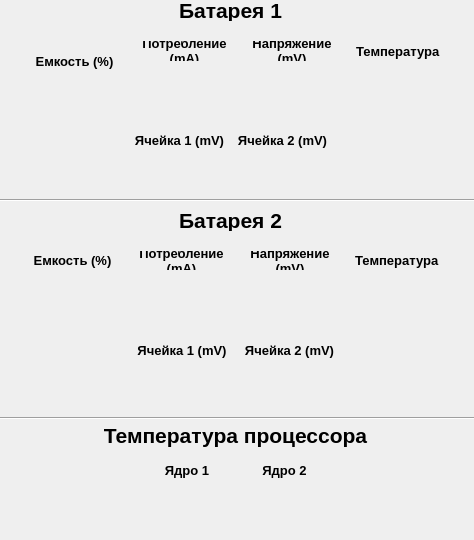
<?xml version="1.0" encoding="UTF-8"?>
<ui version="4.0">
 <class>MainWindow</class>
 <widget class="QMainWindow" name="MainWindow">
  <property name="geometry">
   <rect>
    <x>0</x>
    <y>0</y>
    <width>474</width>
    <height>540</height>
   </rect>
  </property>
  <property name="sizePolicy">
   <sizepolicy hsizetype="Fixed" vsizetype="Fixed">
    <horstretch>0</horstretch>
    <verstretch>0</verstretch>
   </sizepolicy>
  </property>
  <property name="minimumSize">
   <size>
    <width>474</width>
    <height>540</height>
   </size>
  </property>
  <property name="maximumSize">
   <size>
    <width>474</width>
    <height>540</height>
   </size>
  </property>
  <property name="focusPolicy">
   <enum>Qt::TabFocus</enum>
  </property>
  <property name="contextMenuPolicy">
   <enum>Qt::NoContextMenu</enum>
  </property>
  <property name="windowTitle">
   <string>Контроль батарей</string>
  </property>
  <property name="windowOpacity">
   <double>1.000000000000000</double>
  </property>
  <property name="styleSheet">
   <string notr="true"/>
  </property>
  <widget class="QWidget" name="centralWidget">
   <property name="styleSheet">
    <string notr="true"/>
   </property>
   <widget class="QWidget" name="verticalLayoutWidget">
    <property name="geometry">
     <rect>
      <x>10</x>
      <y>30</y>
      <width>451</width>
      <height>42</height>
     </rect>
    </property>
    <layout class="QHBoxLayout" name="horizontalLayout">
     <item>
      <widget class="QLabel" name="Capacity">
       <property name="enabled">
        <bool>true</bool>
       </property>
       <property name="sizePolicy">
        <sizepolicy hsizetype="Preferred" vsizetype="Preferred">
         <horstretch>0</horstretch>
         <verstretch>0</verstretch>
        </sizepolicy>
       </property>
       <property name="minimumSize">
        <size>
         <width>107</width>
         <height>40</height>
        </size>
       </property>
       <property name="maximumSize">
        <size>
         <width>107</width>
         <height>16637</height>
        </size>
       </property>
       <property name="font">
        <font>
         <pointsize>10</pointsize>
         <weight>75</weight>
         <bold>true</bold>
        </font>
       </property>
       <property name="styleSheet">
        <string notr="true"/>
       </property>
       <property name="locale">
        <locale language="English" country="UnitedStates"/>
       </property>
       <property name="frameShape">
        <enum>QFrame::NoFrame</enum>
       </property>
       <property name="frameShadow">
        <enum>QFrame::Plain</enum>
       </property>
       <property name="text">
        <string>Емкость (%)</string>
       </property>
       <property name="scaledContents">
        <bool>false</bool>
       </property>
       <property name="alignment">
        <set>Qt::AlignCenter</set>
       </property>
       <property name="wordWrap">
        <bool>true</bool>
       </property>
      </widget>
     </item>
     <item>
      <widget class="QLabel" name="Voltage">
       <property name="minimumSize">
        <size>
         <width>0</width>
         <height>0</height>
        </size>
       </property>
       <property name="maximumSize">
        <size>
         <width>107</width>
         <height>16637</height>
        </size>
       </property>
       <property name="font">
        <font>
         <pointsize>10</pointsize>
         <weight>75</weight>
         <bold>true</bold>
        </font>
       </property>
       <property name="styleSheet">
        <string notr="true"/>
       </property>
       <property name="locale">
        <locale language="English" country="UnitedStates"/>
       </property>
       <property name="frameShape">
        <enum>QFrame::NoFrame</enum>
       </property>
       <property name="text">
        <string>Потребление (mA)</string>
       </property>
       <property name="scaledContents">
        <bool>false</bool>
       </property>
       <property name="alignment">
        <set>Qt::AlignCenter</set>
       </property>
       <property name="wordWrap">
        <bool>true</bool>
       </property>
      </widget>
     </item>
     <item>
      <widget class="QLabel" name="Current">
       <property name="minimumSize">
        <size>
         <width>0</width>
         <height>0</height>
        </size>
       </property>
       <property name="maximumSize">
        <size>
         <width>107</width>
         <height>16637</height>
        </size>
       </property>
       <property name="font">
        <font>
         <pointsize>10</pointsize>
         <weight>75</weight>
         <bold>true</bold>
        </font>
       </property>
       <property name="styleSheet">
        <string notr="true"/>
       </property>
       <property name="locale">
        <locale language="English" country="UnitedStates"/>
       </property>
       <property name="frameShape">
        <enum>QFrame::NoFrame</enum>
       </property>
       <property name="text">
        <string>Напряжение (mV)</string>
       </property>
       <property name="scaledContents">
        <bool>false</bool>
       </property>
       <property name="alignment">
        <set>Qt::AlignCenter</set>
       </property>
       <property name="wordWrap">
        <bool>true</bool>
       </property>
      </widget>
     </item>
     <item>
      <widget class="QLabel" name="Temperature">
       <property name="minimumSize">
        <size>
         <width>0</width>
         <height>0</height>
        </size>
       </property>
       <property name="maximumSize">
        <size>
         <width>107</width>
         <height>16637</height>
        </size>
       </property>
       <property name="font">
        <font>
         <pointsize>10</pointsize>
         <weight>75</weight>
         <bold>true</bold>
        </font>
       </property>
       <property name="styleSheet">
        <string notr="true"/>
       </property>
       <property name="locale">
        <locale language="English" country="UnitedStates"/>
       </property>
       <property name="frameShape">
        <enum>QFrame::NoFrame</enum>
       </property>
       <property name="text">
        <string>Температура </string>
       </property>
       <property name="scaledContents">
        <bool>false</bool>
       </property>
       <property name="alignment">
        <set>Qt::AlignCenter</set>
       </property>
       <property name="wordWrap">
        <bool>true</bool>
       </property>
      </widget>
     </item>
    </layout>
   </widget>
   <widget class="QWidget" name="verticalLayoutWidget_2">
    <property name="geometry">
     <rect>
      <x>10</x>
      <y>240</y>
      <width>451</width>
      <height>41</height>
     </rect>
    </property>
    <layout class="QHBoxLayout" name="horizontalLayout_5">
     <item>
      <widget class="QLabel" name="Capacity_2">
       <property name="enabled">
        <bool>true</bool>
       </property>
       <property name="sizePolicy">
        <sizepolicy hsizetype="Preferred" vsizetype="Preferred">
         <horstretch>0</horstretch>
         <verstretch>0</verstretch>
        </sizepolicy>
       </property>
       <property name="minimumSize">
        <size>
         <width>0</width>
         <height>0</height>
        </size>
       </property>
       <property name="maximumSize">
        <size>
         <width>107</width>
         <height>40</height>
        </size>
       </property>
       <property name="font">
        <font>
         <pointsize>10</pointsize>
         <weight>75</weight>
         <bold>true</bold>
        </font>
       </property>
       <property name="mouseTracking">
        <bool>true</bool>
       </property>
       <property name="styleSheet">
        <string notr="true"/>
       </property>
       <property name="locale">
        <locale language="English" country="UnitedStates"/>
       </property>
       <property name="frameShape">
        <enum>QFrame::NoFrame</enum>
       </property>
       <property name="text">
        <string>Емкость (%)</string>
       </property>
       <property name="alignment">
        <set>Qt::AlignCenter</set>
       </property>
       <property name="wordWrap">
        <bool>true</bool>
       </property>
      </widget>
     </item>
     <item>
      <widget class="QLabel" name="Voltage_2">
       <property name="sizePolicy">
        <sizepolicy hsizetype="Fixed" vsizetype="Fixed">
         <horstretch>0</horstretch>
         <verstretch>0</verstretch>
        </sizepolicy>
       </property>
       <property name="minimumSize">
        <size>
         <width>0</width>
         <height>0</height>
        </size>
       </property>
       <property name="maximumSize">
        <size>
         <width>107</width>
         <height>40</height>
        </size>
       </property>
       <property name="font">
        <font>
         <pointsize>10</pointsize>
         <weight>75</weight>
         <bold>true</bold>
        </font>
       </property>
       <property name="styleSheet">
        <string notr="true"/>
       </property>
       <property name="locale">
        <locale language="English" country="UnitedStates"/>
       </property>
       <property name="frameShape">
        <enum>QFrame::NoFrame</enum>
       </property>
       <property name="text">
        <string>Потребление (mA)</string>
       </property>
       <property name="alignment">
        <set>Qt::AlignCenter</set>
       </property>
       <property name="wordWrap">
        <bool>true</bool>
       </property>
      </widget>
     </item>
     <item>
      <widget class="QLabel" name="Current_2">
       <property name="minimumSize">
        <size>
         <width>0</width>
         <height>0</height>
        </size>
       </property>
       <property name="maximumSize">
        <size>
         <width>107</width>
         <height>40</height>
        </size>
       </property>
       <property name="font">
        <font>
         <pointsize>10</pointsize>
         <weight>75</weight>
         <bold>true</bold>
        </font>
       </property>
       <property name="styleSheet">
        <string notr="true"/>
       </property>
       <property name="locale">
        <locale language="English" country="UnitedStates"/>
       </property>
       <property name="frameShape">
        <enum>QFrame::NoFrame</enum>
       </property>
       <property name="text">
        <string>Напряжение (mV)</string>
       </property>
       <property name="alignment">
        <set>Qt::AlignCenter</set>
       </property>
       <property name="wordWrap">
        <bool>true</bool>
       </property>
      </widget>
     </item>
     <item>
      <widget class="QLabel" name="Temperature_2">
       <property name="minimumSize">
        <size>
         <width>0</width>
         <height>0</height>
        </size>
       </property>
       <property name="maximumSize">
        <size>
         <width>107</width>
         <height>40</height>
        </size>
       </property>
       <property name="font">
        <font>
         <pointsize>10</pointsize>
         <weight>75</weight>
         <bold>true</bold>
        </font>
       </property>
       <property name="styleSheet">
        <string notr="true"/>
       </property>
       <property name="locale">
        <locale language="English" country="UnitedStates"/>
       </property>
       <property name="frameShape">
        <enum>QFrame::NoFrame</enum>
       </property>
       <property name="text">
        <string>Температура </string>
       </property>
       <property name="alignment">
        <set>Qt::AlignCenter</set>
       </property>
       <property name="wordWrap">
        <bool>true</bool>
       </property>
      </widget>
     </item>
    </layout>
   </widget>
   <widget class="QWidget" name="verticalLayoutWidget_3">
    <property name="geometry">
     <rect>
      <x>120</x>
      <y>120</y>
      <width>222</width>
      <height>41</height>
     </rect>
    </property>
    <layout class="QHBoxLayout" name="horizontalLayout_3">
     <item>
      <widget class="QLabel" name="CELL_L_1">
       <property name="enabled">
        <bool>true</bool>
       </property>
       <property name="sizePolicy">
        <sizepolicy hsizetype="Preferred" vsizetype="Preferred">
         <horstretch>0</horstretch>
         <verstretch>0</verstretch>
        </sizepolicy>
       </property>
       <property name="minimumSize">
        <size>
         <width>0</width>
         <height>0</height>
        </size>
       </property>
       <property name="maximumSize">
        <size>
         <width>107</width>
         <height>40</height>
        </size>
       </property>
       <property name="font">
        <font>
         <pointsize>10</pointsize>
         <weight>75</weight>
         <bold>true</bold>
        </font>
       </property>
       <property name="styleSheet">
        <string notr="true"/>
       </property>
       <property name="locale">
        <locale language="English" country="UnitedStates"/>
       </property>
       <property name="frameShape">
        <enum>QFrame::NoFrame</enum>
       </property>
       <property name="text">
        <string>Ячейка 1 (mV)</string>
       </property>
       <property name="alignment">
        <set>Qt::AlignCenter</set>
       </property>
       <property name="wordWrap">
        <bool>true</bool>
       </property>
      </widget>
     </item>
     <item>
      <widget class="QLabel" name="CELL_L_2">
       <property name="minimumSize">
        <size>
         <width>0</width>
         <height>0</height>
        </size>
       </property>
       <property name="maximumSize">
        <size>
         <width>107</width>
         <height>40</height>
        </size>
       </property>
       <property name="font">
        <font>
         <pointsize>10</pointsize>
         <weight>75</weight>
         <bold>true</bold>
        </font>
       </property>
       <property name="styleSheet">
        <string notr="true"/>
       </property>
       <property name="locale">
        <locale language="English" country="UnitedStates"/>
       </property>
       <property name="frameShape">
        <enum>QFrame::NoFrame</enum>
       </property>
       <property name="text">
        <string>Ячейка 2 (mV)</string>
       </property>
       <property name="alignment">
        <set>Qt::AlignCenter</set>
       </property>
       <property name="wordWrap">
        <bool>true</bool>
       </property>
      </widget>
     </item>
    </layout>
   </widget>
   <widget class="QWidget" name="verticalLayoutWidget_4">
    <property name="geometry">
     <rect>
      <x>120</x>
      <y>330</y>
      <width>231</width>
      <height>41</height>
     </rect>
    </property>
    <layout class="QHBoxLayout" name="horizontalLayout_7">
     <item>
      <widget class="QLabel" name="CELL_R_1">
       <property name="enabled">
        <bool>true</bool>
       </property>
       <property name="sizePolicy">
        <sizepolicy hsizetype="Preferred" vsizetype="Preferred">
         <horstretch>0</horstretch>
         <verstretch>0</verstretch>
        </sizepolicy>
       </property>
       <property name="minimumSize">
        <size>
         <width>0</width>
         <height>0</height>
        </size>
       </property>
       <property name="maximumSize">
        <size>
         <width>107</width>
         <height>40</height>
        </size>
       </property>
       <property name="font">
        <font>
         <pointsize>10</pointsize>
         <weight>75</weight>
         <bold>true</bold>
        </font>
       </property>
       <property name="styleSheet">
        <string notr="true"/>
       </property>
       <property name="locale">
        <locale language="English" country="UnitedStates"/>
       </property>
       <property name="frameShape">
        <enum>QFrame::NoFrame</enum>
       </property>
       <property name="text">
        <string>Ячейка 1 (mV)</string>
       </property>
       <property name="alignment">
        <set>Qt::AlignCenter</set>
       </property>
       <property name="wordWrap">
        <bool>true</bool>
       </property>
      </widget>
     </item>
     <item>
      <widget class="QLabel" name="CELL_R_2">
       <property name="enabled">
        <bool>true</bool>
       </property>
       <property name="sizePolicy">
        <sizepolicy hsizetype="Preferred" vsizetype="Preferred">
         <horstretch>0</horstretch>
         <verstretch>0</verstretch>
        </sizepolicy>
       </property>
       <property name="minimumSize">
        <size>
         <width>0</width>
         <height>0</height>
        </size>
       </property>
       <property name="maximumSize">
        <size>
         <width>107</width>
         <height>40</height>
        </size>
       </property>
       <property name="font">
        <font>
         <pointsize>10</pointsize>
         <weight>75</weight>
         <bold>true</bold>
        </font>
       </property>
       <property name="styleSheet">
        <string notr="true"/>
       </property>
       <property name="locale">
        <locale language="English" country="UnitedStates"/>
       </property>
       <property name="frameShape">
        <enum>QFrame::NoFrame</enum>
       </property>
       <property name="text">
        <string>Ячейка 2 (mV)</string>
       </property>
       <property name="alignment">
        <set>Qt::AlignCenter</set>
       </property>
       <property name="wordWrap">
        <bool>true</bool>
       </property>
      </widget>
     </item>
    </layout>
   </widget>
   <widget class="QWidget" name="horizontalLayoutWidget">
    <property name="geometry">
     <rect>
      <x>10</x>
      <y>80</y>
      <width>451</width>
      <height>31</height>
     </rect>
    </property>
    <layout class="QHBoxLayout" name="horizontalLayout_2">
     <item>
      <widget class="QLCDNumber" name="LCD_CAPACITY_L">
       <property name="minimumSize">
        <size>
         <width>0</width>
         <height>0</height>
        </size>
       </property>
       <property name="maximumSize">
        <size>
         <width>107</width>
         <height>16637</height>
        </size>
       </property>
       <property name="styleSheet">
        <string notr="true"/>
       </property>
       <property name="frameShape">
        <enum>QFrame::NoFrame</enum>
       </property>
       <property name="frameShadow">
        <enum>QFrame::Plain</enum>
       </property>
       <property name="digitCount">
        <number>8</number>
       </property>
       <property name="segmentStyle">
        <enum>QLCDNumber::Flat</enum>
       </property>
      </widget>
     </item>
     <item>
      <widget class="QLCDNumber" name="LCD_VOLTAGE_L">
       <property name="minimumSize">
        <size>
         <width>0</width>
         <height>0</height>
        </size>
       </property>
       <property name="maximumSize">
        <size>
         <width>107</width>
         <height>16637</height>
        </size>
       </property>
       <property name="styleSheet">
        <string notr="true"/>
       </property>
       <property name="frameShape">
        <enum>QFrame::NoFrame</enum>
       </property>
       <property name="frameShadow">
        <enum>QFrame::Plain</enum>
       </property>
       <property name="digitCount">
        <number>8</number>
       </property>
       <property name="segmentStyle">
        <enum>QLCDNumber::Flat</enum>
       </property>
      </widget>
     </item>
     <item>
      <widget class="QLCDNumber" name="LCD_CURRENT_L">
       <property name="minimumSize">
        <size>
         <width>0</width>
         <height>0</height>
        </size>
       </property>
       <property name="maximumSize">
        <size>
         <width>107</width>
         <height>16637</height>
        </size>
       </property>
       <property name="styleSheet">
        <string notr="true"/>
       </property>
       <property name="frameShape">
        <enum>QFrame::NoFrame</enum>
       </property>
       <property name="frameShadow">
        <enum>QFrame::Plain</enum>
       </property>
       <property name="digitCount">
        <number>8</number>
       </property>
       <property name="segmentStyle">
        <enum>QLCDNumber::Flat</enum>
       </property>
      </widget>
     </item>
     <item>
      <widget class="QLCDNumber" name="LCD_TEMPERATURE_L">
       <property name="minimumSize">
        <size>
         <width>0</width>
         <height>0</height>
        </size>
       </property>
       <property name="maximumSize">
        <size>
         <width>107</width>
         <height>16637</height>
        </size>
       </property>
       <property name="styleSheet">
        <string notr="true"/>
       </property>
       <property name="frameShape">
        <enum>QFrame::NoFrame</enum>
       </property>
       <property name="frameShadow">
        <enum>QFrame::Plain</enum>
       </property>
       <property name="smallDecimalPoint">
        <bool>false</bool>
       </property>
       <property name="digitCount">
        <number>5</number>
       </property>
       <property name="segmentStyle">
        <enum>QLCDNumber::Flat</enum>
       </property>
      </widget>
     </item>
    </layout>
   </widget>
   <widget class="QWidget" name="horizontalLayoutWidget_2">
    <property name="geometry">
     <rect>
      <x>120</x>
      <y>160</y>
      <width>221</width>
      <height>31</height>
     </rect>
    </property>
    <layout class="QHBoxLayout" name="horizontalLayout_4">
     <item>
      <widget class="QLCDNumber" name="LCD_CELL_L_1">
       <property name="minimumSize">
        <size>
         <width>0</width>
         <height>0</height>
        </size>
       </property>
       <property name="maximumSize">
        <size>
         <width>107</width>
         <height>16637</height>
        </size>
       </property>
       <property name="styleSheet">
        <string notr="true"/>
       </property>
       <property name="frameShape">
        <enum>QFrame::NoFrame</enum>
       </property>
       <property name="frameShadow">
        <enum>QFrame::Plain</enum>
       </property>
       <property name="digitCount">
        <number>8</number>
       </property>
       <property name="segmentStyle">
        <enum>QLCDNumber::Flat</enum>
       </property>
      </widget>
     </item>
     <item>
      <widget class="QLCDNumber" name="LCD_CELL_L_2">
       <property name="minimumSize">
        <size>
         <width>0</width>
         <height>0</height>
        </size>
       </property>
       <property name="maximumSize">
        <size>
         <width>107</width>
         <height>16637</height>
        </size>
       </property>
       <property name="styleSheet">
        <string notr="true"/>
       </property>
       <property name="frameShape">
        <enum>QFrame::NoFrame</enum>
       </property>
       <property name="frameShadow">
        <enum>QFrame::Plain</enum>
       </property>
       <property name="digitCount">
        <number>8</number>
       </property>
       <property name="segmentStyle">
        <enum>QLCDNumber::Flat</enum>
       </property>
      </widget>
     </item>
    </layout>
   </widget>
   <widget class="QWidget" name="horizontalLayoutWidget_3">
    <property name="geometry">
     <rect>
      <x>10</x>
      <y>290</y>
      <width>451</width>
      <height>31</height>
     </rect>
    </property>
    <layout class="QHBoxLayout" name="horizontalLayout_6">
     <item>
      <widget class="QLCDNumber" name="LCD_CAPACITY_R">
       <property name="minimumSize">
        <size>
         <width>0</width>
         <height>0</height>
        </size>
       </property>
       <property name="maximumSize">
        <size>
         <width>107</width>
         <height>29</height>
        </size>
       </property>
       <property name="styleSheet">
        <string notr="true">QLCDNumber#CAPACITY_R::hover{color:red;}</string>
       </property>
       <property name="frameShape">
        <enum>QFrame::NoFrame</enum>
       </property>
       <property name="frameShadow">
        <enum>QFrame::Plain</enum>
       </property>
       <property name="digitCount">
        <number>8</number>
       </property>
       <property name="segmentStyle">
        <enum>QLCDNumber::Flat</enum>
       </property>
      </widget>
     </item>
     <item>
      <widget class="QLCDNumber" name="LCD_VOLTAGE_R">
       <property name="minimumSize">
        <size>
         <width>0</width>
         <height>0</height>
        </size>
       </property>
       <property name="maximumSize">
        <size>
         <width>107</width>
         <height>29</height>
        </size>
       </property>
       <property name="styleSheet">
        <string notr="true"/>
       </property>
       <property name="frameShape">
        <enum>QFrame::NoFrame</enum>
       </property>
       <property name="frameShadow">
        <enum>QFrame::Plain</enum>
       </property>
       <property name="digitCount">
        <number>8</number>
       </property>
       <property name="segmentStyle">
        <enum>QLCDNumber::Flat</enum>
       </property>
      </widget>
     </item>
     <item>
      <widget class="QLCDNumber" name="LCD_CURRENT_R">
       <property name="minimumSize">
        <size>
         <width>0</width>
         <height>0</height>
        </size>
       </property>
       <property name="maximumSize">
        <size>
         <width>107</width>
         <height>29</height>
        </size>
       </property>
       <property name="styleSheet">
        <string notr="true"/>
       </property>
       <property name="frameShape">
        <enum>QFrame::NoFrame</enum>
       </property>
       <property name="frameShadow">
        <enum>QFrame::Plain</enum>
       </property>
       <property name="digitCount">
        <number>8</number>
       </property>
       <property name="segmentStyle">
        <enum>QLCDNumber::Flat</enum>
       </property>
      </widget>
     </item>
     <item>
      <widget class="QLCDNumber" name="LCD_TEMPERATURE_R">
       <property name="minimumSize">
        <size>
         <width>0</width>
         <height>0</height>
        </size>
       </property>
       <property name="maximumSize">
        <size>
         <width>107</width>
         <height>29</height>
        </size>
       </property>
       <property name="styleSheet">
        <string notr="true"/>
       </property>
       <property name="frameShape">
        <enum>QFrame::NoFrame</enum>
       </property>
       <property name="frameShadow">
        <enum>QFrame::Plain</enum>
       </property>
       <property name="smallDecimalPoint">
        <bool>false</bool>
       </property>
       <property name="digitCount">
        <number>5</number>
       </property>
       <property name="segmentStyle">
        <enum>QLCDNumber::Flat</enum>
       </property>
      </widget>
     </item>
    </layout>
   </widget>
   <widget class="QLabel" name="label">
    <property name="geometry">
     <rect>
      <x>160</x>
      <y>0</y>
      <width>141</width>
      <height>21</height>
     </rect>
    </property>
    <property name="font">
     <font>
      <pointsize>16</pointsize>
      <weight>75</weight>
      <bold>true</bold>
     </font>
    </property>
    <property name="styleSheet">
     <string notr="true"/>
    </property>
    <property name="text">
     <string>Батарея 1</string>
    </property>
    <property name="alignment">
     <set>Qt::AlignCenter</set>
    </property>
   </widget>
   <widget class="QLabel" name="label_2">
    <property name="geometry">
     <rect>
      <x>160</x>
      <y>210</y>
      <width>141</width>
      <height>21</height>
     </rect>
    </property>
    <property name="font">
     <font>
      <pointsize>16</pointsize>
      <weight>75</weight>
      <bold>true</bold>
     </font>
    </property>
    <property name="styleSheet">
     <string notr="true"/>
    </property>
    <property name="text">
     <string>Батарея 2</string>
    </property>
    <property name="alignment">
     <set>Qt::AlignCenter</set>
    </property>
   </widget>
   <widget class="QWidget" name="horizontalLayoutWidget_4">
    <property name="geometry">
     <rect>
      <x>120</x>
      <y>380</y>
      <width>231</width>
      <height>31</height>
     </rect>
    </property>
    <layout class="QHBoxLayout" name="horizontalLayout_8">
     <item>
      <widget class="QLCDNumber" name="LCD_CELL_R_1">
       <property name="minimumSize">
        <size>
         <width>0</width>
         <height>0</height>
        </size>
       </property>
       <property name="maximumSize">
        <size>
         <width>107</width>
         <height>29</height>
        </size>
       </property>
       <property name="styleSheet">
        <string notr="true"/>
       </property>
       <property name="frameShape">
        <enum>QFrame::NoFrame</enum>
       </property>
       <property name="frameShadow">
        <enum>QFrame::Plain</enum>
       </property>
       <property name="digitCount">
        <number>8</number>
       </property>
       <property name="segmentStyle">
        <enum>QLCDNumber::Flat</enum>
       </property>
      </widget>
     </item>
     <item>
      <widget class="QLCDNumber" name="LCD_CELL_R_2">
       <property name="minimumSize">
        <size>
         <width>0</width>
         <height>0</height>
        </size>
       </property>
       <property name="maximumSize">
        <size>
         <width>107</width>
         <height>29</height>
        </size>
       </property>
       <property name="styleSheet">
        <string notr="true"/>
       </property>
       <property name="frameShape">
        <enum>QFrame::NoFrame</enum>
       </property>
       <property name="frameShadow">
        <enum>QFrame::Plain</enum>
       </property>
       <property name="digitCount">
        <number>8</number>
       </property>
       <property name="segmentStyle">
        <enum>QLCDNumber::Flat</enum>
       </property>
      </widget>
     </item>
    </layout>
   </widget>
   <widget class="QWidget" name="horizontalLayoutWidget_5">
    <property name="geometry">
     <rect>
      <x>130</x>
      <y>500</y>
      <width>211</width>
      <height>31</height>
     </rect>
    </property>
    <layout class="QHBoxLayout" name="horizontalLayout_9">
     <item>
      <widget class="QLCDNumber" name="LCD_TEMP_C_1">
       <property name="minimumSize">
        <size>
         <width>0</width>
         <height>0</height>
        </size>
       </property>
       <property name="maximumSize">
        <size>
         <width>16637</width>
         <height>16637</height>
        </size>
       </property>
       <property name="styleSheet">
        <string notr="true"/>
       </property>
       <property name="frameShape">
        <enum>QFrame::NoFrame</enum>
       </property>
       <property name="frameShadow">
        <enum>QFrame::Plain</enum>
       </property>
       <property name="digitCount">
        <number>8</number>
       </property>
       <property name="segmentStyle">
        <enum>QLCDNumber::Flat</enum>
       </property>
      </widget>
     </item>
     <item>
      <widget class="QLCDNumber" name="LCD_TEMP_C_2">
       <property name="minimumSize">
        <size>
         <width>0</width>
         <height>0</height>
        </size>
       </property>
       <property name="maximumSize">
        <size>
         <width>16637</width>
         <height>16637</height>
        </size>
       </property>
       <property name="styleSheet">
        <string notr="true"/>
       </property>
       <property name="frameShape">
        <enum>QFrame::NoFrame</enum>
       </property>
       <property name="frameShadow">
        <enum>QFrame::Plain</enum>
       </property>
       <property name="digitCount">
        <number>8</number>
       </property>
       <property name="segmentStyle">
        <enum>QLCDNumber::Flat</enum>
       </property>
      </widget>
     </item>
    </layout>
   </widget>
   <widget class="QWidget" name="horizontalLayoutWidget_6">
    <property name="geometry">
     <rect>
      <x>130</x>
      <y>450</y>
      <width>211</width>
      <height>41</height>
     </rect>
    </property>
    <layout class="QHBoxLayout" name="horizontalLayout_10">
     <item>
      <widget class="QLabel" name="TEMP_C_1">
       <property name="minimumSize">
        <size>
         <width>0</width>
         <height>0</height>
        </size>
       </property>
       <property name="maximumSize">
        <size>
         <width>16637</width>
         <height>16637</height>
        </size>
       </property>
       <property name="font">
        <font>
         <pointsize>10</pointsize>
         <weight>75</weight>
         <bold>true</bold>
        </font>
       </property>
       <property name="styleSheet">
        <string notr="true"/>
       </property>
       <property name="locale">
        <locale language="English" country="UnitedStates"/>
       </property>
       <property name="frameShape">
        <enum>QFrame::NoFrame</enum>
       </property>
       <property name="text">
        <string>Ядро 1</string>
       </property>
       <property name="alignment">
        <set>Qt::AlignCenter</set>
       </property>
       <property name="wordWrap">
        <bool>true</bool>
       </property>
      </widget>
     </item>
     <item>
      <widget class="QLabel" name="TEMP_C_2">
       <property name="enabled">
        <bool>true</bool>
       </property>
       <property name="sizePolicy">
        <sizepolicy hsizetype="Preferred" vsizetype="Preferred">
         <horstretch>0</horstretch>
         <verstretch>0</verstretch>
        </sizepolicy>
       </property>
       <property name="minimumSize">
        <size>
         <width>0</width>
         <height>0</height>
        </size>
       </property>
       <property name="maximumSize">
        <size>
         <width>16637</width>
         <height>16637</height>
        </size>
       </property>
       <property name="baseSize">
        <size>
         <width>0</width>
         <height>0</height>
        </size>
       </property>
       <property name="font">
        <font>
         <pointsize>10</pointsize>
         <weight>75</weight>
         <bold>true</bold>
        </font>
       </property>
       <property name="styleSheet">
        <string notr="true"/>
       </property>
       <property name="locale">
        <locale language="English" country="UnitedStates"/>
       </property>
       <property name="frameShape">
        <enum>QFrame::NoFrame</enum>
       </property>
       <property name="text">
        <string>Ядро 2</string>
       </property>
       <property name="alignment">
        <set>Qt::AlignCenter</set>
       </property>
       <property name="wordWrap">
        <bool>true</bool>
       </property>
      </widget>
     </item>
    </layout>
   </widget>
   <widget class="QLabel" name="label_3">
    <property name="geometry">
     <rect>
      <x>80</x>
      <y>420</y>
      <width>311</width>
      <height>31</height>
     </rect>
    </property>
    <property name="font">
     <font>
      <pointsize>16</pointsize>
      <weight>75</weight>
      <bold>true</bold>
     </font>
    </property>
    <property name="styleSheet">
     <string notr="true"/>
    </property>
    <property name="text">
     <string>Температура процессора</string>
    </property>
    <property name="alignment">
     <set>Qt::AlignCenter</set>
    </property>
   </widget>
   <widget class="Line" name="line">
    <property name="geometry">
     <rect>
      <x>0</x>
      <y>190</y>
      <width>481</width>
      <height>20</height>
     </rect>
    </property>
    <property name="orientation">
     <enum>Qt::Horizontal</enum>
    </property>
   </widget>
   <widget class="Line" name="line_2">
    <property name="geometry">
     <rect>
      <x>0</x>
      <y>410</y>
      <width>481</width>
      <height>16</height>
     </rect>
    </property>
    <property name="styleSheet">
     <string notr="true">QLine {background-color: #FF9100;}</string>
    </property>
    <property name="orientation">
     <enum>Qt::Horizontal</enum>
    </property>
   </widget>
  </widget>
 </widget>
 <layoutdefault spacing="6" margin="11"/>
 <resources/>
 <connections/>
</ui>
